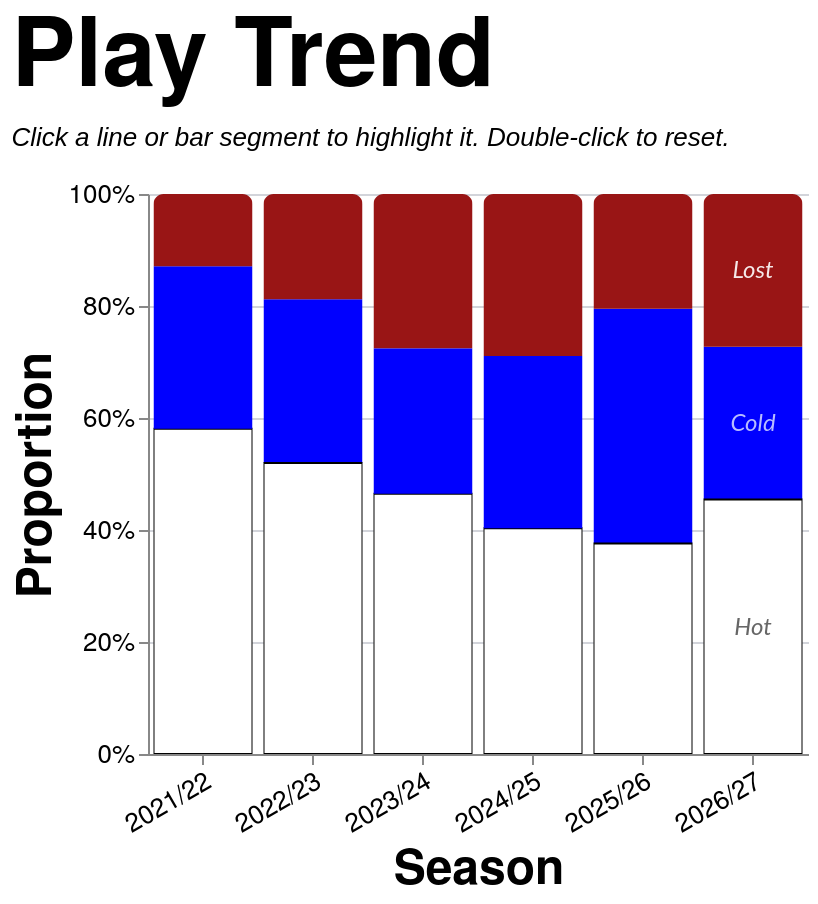

Specify this chart in Vega-Lite:
### Vega-Lite specification from a JSON file in a GitHub repository (floating-point values rounded to 4 significant figures; data arrays with more than 128 entries replaced by an {"elided": "..."} marker saying what was removed)
{"config": {"axis": {"labelFont": "PT Sans Narrow, Helvetica Neue, Helvetica, Arial, sans-serif", "titleFont": "PT Sans Narrow, Helvetica Neue, Helvetica, Arial, sans-serif", "labelFontSize": 13, "titleFontSize": 24, "gridColor": "#202947", "gridOpacity": 0.2, "zindex": 1}, "text": {"font": "Lato, sans-serif"}, "bar": {"cornerRadiusEnd": 5}, "header": {"labelFont": "PT Sans Narrow, Helvetica Neue, Helvetica, Arial, sans-serif", "titleFont": "PT Sans Narrow, Helvetica Neue, Helvetica, Arial, sans-serif", "labelFontSize": 24, "titleFontSize": 28, "labelFontWeight": "bold", "orient": "left"}, "legend": {"labelFont": "PT Sans Narrow, Helvetica Neue, Helvetica, Arial, sans-serif", "titleFont": "PT Sans Narrow, Helvetica Neue, Helvetica, Arial, sans-serif", "labelFontSize": 14, "titleFontSize": 16, "titlePadding": 5, "fillColor": "white", "strokeColor": "black", "padding": 10, "titleFontWeight": "lighter", "titleFontStyle": "italic", "titleColor": "gray", "offset": 10}, "title": {"font": "PT Sans Narrow, Helvetica Neue, Helvetica, Arial, sans-serif", "fontSize": 48, "fontWeight": "bold", "anchor": "start", "align": "center", "titlePadding": 20, "subtitlePadding": 10, "subtitleFontSize": 13, "subtitleColor": "", "subtitleFontStyle": "italic", "offset": 15, "color": "black"}, "axisX": {"labelAngle": 0}, "facet": {"title": null, "header": null, "align": {"row": "each", "column": "each"}, "spacing": 10}, "resolve": {"scale": {"y": "independent", "facet": "independent"}}, "background": "transparent", "scale": {"offsetBandPaddingOuter": 0.2, "offsetBandPaddingInner": 0.1}, "view": {"stroke": null, "background": "transparent"}}, "layer": [{"mark": {"type": "bar", "opacity": 0.85}, "encoding": {"color": {"field": "play", "legend": null, "scale": {"domain": ["Hot", "Cold", "Lost"], "range": ["white", "blue", "#991515"]}, "sort": ["Hot", "Cold", "Lost"], "type": "nominal"}, "opacity": {"condition": {"param": "param_14", "value": 1.0, "empty": true}, "value": 0.2}, "order": {"field": "stack_order", "sort": "ascending", "type": "quantitative"}, "stroke": {"field": "play", "legend": null, "scale": {"domain": ["Hot", "Cold", "Lost"], "range": ["black", "transparent", "transparent"]}, "type": "nominal"}, "tooltip": [{"field": "season", "title": "Season", "type": "nominal"}, {"field": "play", "title": "Play", "type": "nominal"}, {"field": "attempts", "format": ",.0f", "title": "Attempts", "type": "quantitative"}], "x": {"axis": {"labelAngle": -30}, "field": "season", "sort": ["2021/22", "2022/23", "2023/24", "2024/25", "2025/26", "2026/27"], "title": "Season", "type": "nominal"}, "y": {"axis": {"format": "%", "orient": "left"}, "field": "attempts", "stack": "normalize", "title": "Proportion", "type": "quantitative"}}, "name": "view_15", "transform": [{"filter": "(loSquad == 'All' || datum.squad == loSquad) && (loGameType == 'All' || (loGameType == 'League + Cup' && (datum.game_type == 'League' || datum.game_type == 'Cup')) || (loGameType == 'League only' && datum.game_type == 'League') || datum.game_type == loGameType) && (loThrower == 'All' || datum.thrower == loThrower) && (loJumper == 'All' || datum.jumper == loJumper) && (loArea == 'All' || datum.area == loArea) && (loNumbers == 'All' || datum.numbers == loNumbers)"}, {"aggregate": [{"op": "count", "as": "attempts"}, {"op": "sum", "field": "won", "as": "won"}], "groupby": ["season", "play"]}, {"calculate": "datum.play == 'Hot' ? 0 : datum.play == 'Cold' ? 1 : datum.play == 'Lost' ? 2 : 999", "as": "stack_order"}]}, {"mark": {"type": "text", "align": "center", "baseline": "middle", "fontSize": 12, "fontStyle": "italic"}, "encoding": {"color": {"field": "text_label_color", "legend": null, "scale": null, "type": "nominal"}, "opacity": {"condition": {"param": "param_14", "value": 0.9, "empty": true}, "value": 0.3}, "text": {"field": "play", "type": "nominal"}, "x": {"axis": {"labelAngle": -30}, "field": "season", "sort": ["2021/22", "2022/23", "2023/24", "2024/25", "2025/26", "2026/27"], "title": "Season", "type": "nominal"}, "y": {"field": "mid_y", "scale": {"domain": [0, 1]}, "type": "quantitative"}}, "transform": [{"filter": "(loSquad == 'All' || datum.squad == loSquad) && (loGameType == 'All' || (loGameType == 'League + Cup' && (datum.game_type == 'League' || datum.game_type == 'Cup')) || (loGameType == 'League only' && datum.game_type == 'League') || datum.game_type == loGameType) && (loThrower == 'All' || datum.thrower == loThrower) && (loJumper == 'All' || datum.jumper == loJumper) && (loArea == 'All' || datum.area == loArea) && (loNumbers == 'All' || datum.numbers == loNumbers)"}, {"aggregate": [{"op": "count", "as": "attempts"}, {"op": "sum", "field": "won", "as": "won"}], "groupby": ["season", "play"]}, {"calculate": "datum.play == 'Hot' ? 0 : datum.play == 'Cold' ? 1 : datum.play == 'Lost' ? 2 : 999", "as": "stack_order"}, {"joinaggregate": [{"op": "sum", "field": "attempts", "as": "season_total"}], "groupby": ["season"]}, {"calculate": "datum.attempts / datum.season_total", "as": "proportion"}, {"window": [{"op": "sum", "field": "proportion", "as": "cum_prop"}], "frame": [null, 0], "groupby": ["season"], "sort": [{"field": "stack_order", "order": "ascending"}]}, {"calculate": "datum.cum_prop - datum.proportion / 2", "as": "mid_y"}, {"calculate": "datum.play == 'Hot' ? '#555555' : datum.play == 'Cold' ? '#ccd0ff' : datum.play == 'Lost' ? 'white' : 'black'", "as": "text_label_color"}, {"calculate": "toNumber(split(datum.season, '/')[0])", "as": "season_order_num"}, {"window": [{"op": "row_number", "field": "", "as": "season_rank"}], "groupby": ["play"], "sort": [{"field": "season_order_num", "order": "descending"}]}, {"filter": "datum.season_rank == 1"}]}], "data": {"name": "data-4c30633acc041b703f4baabefe10204d"}, "height": 280, "params": [{"name": "loSquad", "value": "All"}, {"name": "loSeason", "value": "All"}, {"name": "loGameType", "value": "All"}, {"name": "loThrower", "value": "All"}, {"name": "loJumper", "value": "All"}, {"name": "loArea", "value": "All"}, {"name": "loNumbers", "value": "All"}, {"name": "param_14", "select": {"type": "point", "clear": "dblclick", "fields": ["play"], "on": "click"}, "views": ["view_15"]}], "title": {"text": "Play Trend", "subtitle": "Click a line or bar segment to highlight it. Double-click to reset."}, "width": {"step": 55}, "$schema": "https://vega.github.io/schema/vega-lite/v5.20.1.json", "datasets": {"data-4c30633acc041b703f4baabefe10204d": {"elided": "1247 records"}}}
